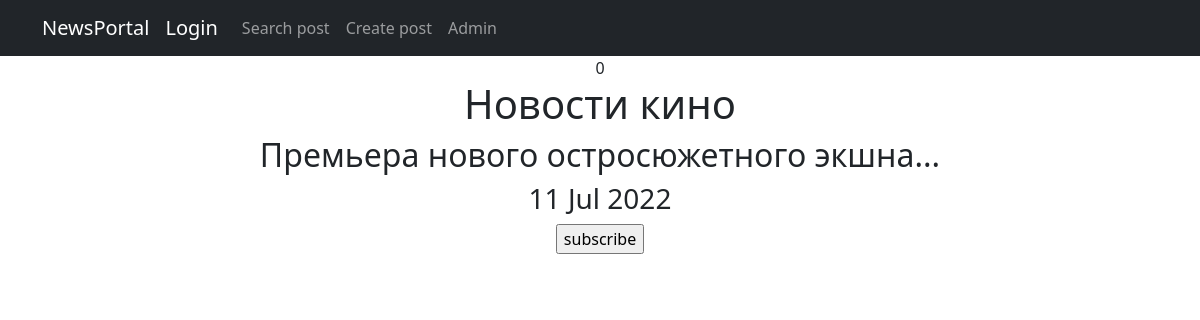
Page /news/posts/15 on the committed database.
### news/models.py (models this page shows, shortened)
class Post(models.Model):
    author = models.ForeignKey(Author, on_delete=models.CASCADE)
    NEWS = 'NW'
    ARTICLE = 'AR'
    CATEGORY_CHOICES = (
        (NEWS, 'Новость'),
        (ARTICLE, 'Статья'),
    )
    categoryType = models.CharField(max_length=2, choices=CATEGORY_CHOICES, default=ARTICLE)
    dateCreation = models.DateTimeField(auto_now_add=True)
    postCategory = models.ManyToManyField(Category, through='PostCategory')
    title = models.CharField(max_length=128)
    text = models.TextField()
    rating = models.SmallIntegerField(default=0)
    class Meta:
        verbose_name = 'Посты'
        verbose_name_plural = 'Посты'

### news/views.py (the view)
# urls.py: path('posts/<int:pk>', PostDetail.as_view(), name='post_detail'),
class PostDetail(DetailView):
    model = Post
    permission_required = (
        'news.view_post',
    )
    template_name = 'new.html'
    context_object_name = 'new'

### news/templatetags/custom_filters.py (called while the page is built)
@register.filter()
def censor(text):
    new_text = re.sub(r'[^\w\s]', '', text)
    word_list = new_text.strip().split()
    new_stop_list = [x.lower() for x in WORDS_TO_CATCH]
    for word in word_list:
        word_len = len(word)
        if (word.lower() in new_stop_list) or (
                (word.lower()[-1] == 's') and (word.lower()[:word_len - 1] in new_stop_list)):
            substitute = word[0] + '*' * (len(word) - 2) + word[-1]  # about -> a***t
            text = text.replace(word, substitute)
    return text

### templates/new.html (shortened to what this page needs)
{% extends 'flatpages/default.html' %}
{% load custom_filters %}
{% block content %}
{{ news | length }}
<h1>{{ new.title }}</h1>
<h2>{{ new.text | censor }}</h2>
<h3>{{ new.dateCreation|date:'d M Y' }}</h3>
<form action="" method="POST" enctype="multipart/form-data">
    <input type="submit" value="subscribe"/>
</form>
{% endblock content %}

### rows in the picture
Post: title "Новости кино", text|censor "Премьера нового остросюжетного экшна...", dateCreation "11 Jul 2022"

### other values in the picture
{{ news | length }} "0"
